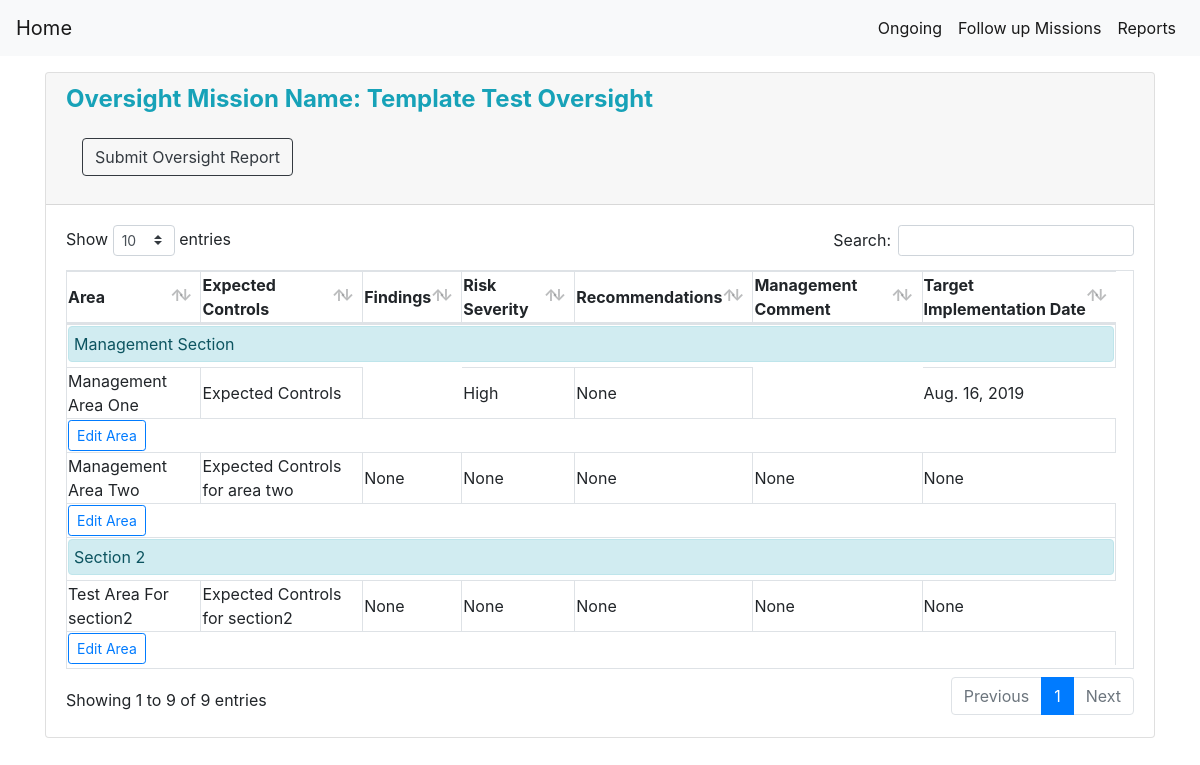
The app's page /edit-oversight/7 with its own data.
### core/models.py (models this page shows, shortened)
class Oversight(models.Model):
    oversight_status = (
        ("new", "New"),
        ("ongoing", "Ongoing"),
        ("follow_up", "Follow Up"),
        ("closed", "Closed"),
    )
    oversight_name = models.CharField(max_length=100, verbose_name="Oversight Name")
    template = models.ForeignKey("Template", verbose_name="Template", null=True, on_delete=models.CASCADE)
    close_year = models.DateTimeField(auto_now=False, auto_now_add=False, null=True, verbose_name="Year")
    status = models.CharField(max_length=50, choices=oversight_status, verbose_name="Status")
    regional_office = models.ForeignKey("RO", verbose_name="Regional Office", on_delete=models.CASCADE)
    country_office = models.ForeignKey("CO", verbose_name="Country Office", on_delete=models.CASCADE)
    business_unit = models.ForeignKey("BU", verbose_name="Business Unit", on_delete=models.CASCADE)
    areas = models.ManyToManyField("Area", verbose_name="Areas")
    sections = models.ManyToManyField("Section", verbose_name="Sections")
    class Meta:
        verbose_name = "Oversight"

class Section(models.Model):
    section_name = models.CharField(max_length=100, verbose_name="Section name")
    class Meta:
        verbose_name = "Section"

class Area(models.Model):
    risk_choices = (
        ("High", "high"),
        ("Medium", "medium"),
        ("Low", "low"),
    )
    area_name = models.CharField(max_length=100, verbose_name="Area name", null=True)
    expected_controls = models.CharField(max_length=1000, verbose_name="Expected Controls", null=True)
    findings = models.CharField(max_length=1000, verbose_name="Findings", null=True)
    risk = models.CharField(max_length=50, choices=risk_choices, verbose_name="Risk Severity", null=True)
    recommendation = models.CharField(max_length=1000, verbose_name="Recommendation", null=True)
    comment = models.CharField(max_length=1000, verbose_name="Management Comment", null=True)
    implementation_date = models.DateField(auto_now_add=False, verbose_name="Target Implementation Date", null=True)
    section = models.ForeignKey("Section", verbose_name="Section", on_delete=models.CASCADE, null=True)
    class Meta:
        verbose_name = "Area"

### core/views.py (the view, shortened to what this page needs)
# urls.py: path('edit-oversight/<int:oversight_id>',editOversight,name="edit_oversight"),
def editOversight(request, oversight_id):
    oversight = Oversight.objects.get(pk=oversight_id)
    sections = oversight.sections.all()
    areas = oversight.areas.all()
    area_form = EditActiveAreaForm
    context = {
        "oversight": oversight,
        "sections": sections,
        "areas": areas,
        "area_form": area_form,
    }
    return render(request, "core/edit_oversight.html", context)

### core/templates/core/edit_oversight.html (shortened to what this page needs)
{% extends "core/base.html" %}
{% load crispy_forms_tags %}
{% load widget_tweaks %}
{% load static %}
{% block content %}
<div class="container">
    <div class="card mt-3 mb-4">
        <div class="card-header">
            <h4><b class="text-info">Oversight Mission Name: {{ oversight.oversight_name }}</b></h4>
            <div class="">
                <form action="" class="form-inline">
                    <br>
                    <button class="btn btn-outline-dark m-3">Submit Oversight Report</button>
                </form>
            </div>
        </div>
        <div class="card-body">
            <table id="{{ oversight.id }}" data-order="[]" class="display table-bordered">
                <thead>
                    <tr>
                        <th>Area </th>
                        <th>Expected Controls</th>
                        <th>Findings</th>
                        <th>Risk Severity</th>
                        <th>Recommendations</th>
                        <th>Management Comment</th>
                        <th>Target Implementation Date</th>
                    </tr>
                </thead>
                <tbody>
                    {% for section in sections %}
                    <tr>
                        <td colspan="7">
                            <div class="alert alert-info mb-1 " style="padding: 5px !important">
                                {{ section.section_name }}
                            </div>
                        </td>
                        <td></td>
                        <td></td>
                        <td></td>
                        <td></td>
                        <td></td>
                        <td></td>
                    </tr>
                    {% for area in areas %}
                    {% if area.section == section %}
                    <tr>
                        <td>{{ area.area_name }}</td>
                        <td>{{ area.expected_controls }}</td>
                        <td>{{ area.findings }}</td>
                        <td>{{ area.risk }}</td>
                        <td>{{ area.recommendation }}</td>
                        <td>{{ area.comment }}</td>
                        <td>{{ area.implementation_date }}</td>
                    </tr>
                    <tr>
                        <td colspan="7" class="text-left">
                            <button class="btn btn-outline-primary btn-sm" data-toggle="collapse"
                                data-target="#form-{{ area.id }}">Edit Area</button>
                        </td>
                        <td></td>
                        <td></td>
                        <td></td>
                        <td></td>
                        <td></td>
                        <td></td>
                    </tr>
                    {% endif %}
                    {% endfor %}
                    {% endfor %}
                    <tr>
                        <td></td>
                        <td></td>
                        <td></td>
                        <td></td>
                        <td></td>
                        <td></td>
                        <td></td>
                    </tr>
                </tbody>
            </table>
        </div>
    </div>
</div>
{% endblock %}

### core/templates/core/edit_oversight.html (style rules this page uses)
table { empty-cells: hide; }

### records on screen
Oversight: oversight_name "Template Test Oversight"
Section: section_name "Management Section"
Area: area_name "Management Area One", expected_controls "Expected Controls", risk "High", recommendation "None", implementation_date "Aug. 16, 2019"
Area: area_name "Management Area Two", expected_controls "Expected Controls for area two", findings "None", risk "None", recommendation "None", comment "None", implementation_date "None"
Section: section_name "Section 2"
Area: area_name "Test Area For section2", expected_controls "Expected Controls for section2", findings "None", risk "None", recommendation "None", comment "None", implementation_date "None"
